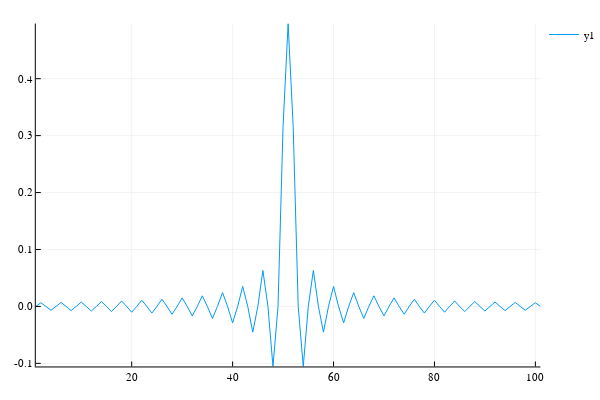

The notebook cell this image was saved under:
### Code cell
function my_sinc(x)
    if x == 0
        return 1.0
    else
        return sin(2π*x)/(2π*x)
    end
end

sinc_filter(x, β) = β*my_sinc(β*x)
sinc_21 = [sinc_filter(x-N÷2,0.25) for x in 0:N-1]

sinc_21 /= sum(sinc_21)

plot(sinc_21)

### Figure 1 — Plotly figure (JSON) as saved in the notebook; plotly's stock layout.template omitted (floating-point values rounded to 4 significant figures)
{"data": [{"colorbar": {"title": ""}, "legendgroup": "y1", "line": {"color": "rgba(0, 154, 250, 1.000)", "dash": "solid", "shape": "linear", "width": 1}, "mode": "lines", "name": "y1", "showlegend": true, "type": "scatter", "x": [1, 2, 3, 4, 5, 6, 7, 8, 9, 10, 11, 12, 13, 14, 15, 16, 17, 18, 19, 20, 21, 22, 23, 24, 25, 26, 27, 28, 29, 30, 31, 32, 33, 34, 35, 36, 37, 38, 39, 40, 41, 42, 43, 44, 45, 46, 47, 48, 49, 50, 51, 52, 53, 54, 55, 56, 57, 58, 59, 60, 61, 62, 63, 64, 65, 66, 67, 68, 69, 70, 71, 72, 73, 74, 75, 76, 77, 78, 79, 80, 81, 82, 83, 84, 85, 86, 87, 88, 89, 90, 91, 92, 93, 94, 95, 96, 97, 98, 99, 100, 101], "xaxis": "x1", "y": [-3.107e-18, 0.006455, -1.937e-17, -0.00673, 4.38e-17, 0.007029, -7.045e-17, -0.007356, -7.387e-18, 0.007715, -1.937e-17, -0.00811, 4.894e-17, 0.008549, -1.937e-17, -0.009037, -1.368e-17, 0.009585, -1.937e-17, -0.0102, 5.682e-17, 0.01091, -1.937e-17, -0.01171, -2.385e-17, 0.01265, -1.937e-17, -0.01375, 7.045e-17, 0.01506, -1.937e-17, -0.01665, 1.937e-17, 0.01861, -1.937e-17, -0.02109, 1.937e-17, 0.02433, -1.937e-17, -0.02875, 1.937e-17, 0.03514, -1.937e-17, -0.04519, 1.937e-17, 0.06326, -1.937e-17, -0.1054, 1.937e-17, 0.3163, 0.4968, 0.3163, 1.937e-17, -0.1054, -1.937e-17, 0.06326, 1.937e-17, -0.04519, -1.937e-17, 0.03514, 1.937e-17, -0.02875, -1.937e-17, 0.02433, 1.937e-17, -0.02109, -1.937e-17, 0.01861, 1.937e-17, -0.01665, -1.937e-17, 0.01506, 7.045e-17, -0.01375, -1.937e-17, 0.01265, -2.385e-17, -0.01171, -1.937e-17, 0.01091, 5.682e-17, -0.0102, -1.937e-17, 0.009585, -1.368e-17, -0.009037, -1.937e-17, 0.008549, 4.894e-17, -0.00811, -1.937e-17, 0.007715, -7.387e-18, -0.007356, -7.045e-17, 0.007029, 4.38e-17, -0.00673, -1.937e-17, 0.006455, -3.107e-18], "yaxis": "y1"}], "layout": {"annotations": [], "height": 400, "legend": {"bgcolor": "rgba(255, 255, 255, 1.000)", "bordercolor": "rgba(0, 0, 0, 1.000)", "font": {"color": "rgba(0, 0, 0, 1.000)", "family": "sans-serif", "size": 11}, "tracegroupgap": 0, "x": 1, "y": 1}, "margin": {"b": 20, "l": 0, "r": 0, "t": 20}, "paper_bgcolor": "rgba(255, 255, 255, 1.000)", "plot_bgcolor": "rgba(255, 255, 255, 1.000)", "showlegend": true, "width": 600, "xaxis": {"anchor": "y1", "domain": [0.06582, 0.9934], "gridcolor": "rgba(0, 0, 0, 0.100)", "gridwidth": 0.5, "linecolor": "rgba(0, 0, 0, 1.000)", "mirror": false, "range": [1, 101], "showgrid": true, "showline": true, "showticklabels": true, "tickangle": 0, "tickcolor": "rgb(0, 0, 0)", "tickfont": {"color": "rgba(0, 0, 0, 1.000)", "family": "sans-serif", "size": 11}, "tickmode": "array", "ticks": "inside", "ticktext": ["20", "40", "60", "80", "100"], "tickvals": [20, 40, 60, 80, 100], "title": "", "titlefont": {"color": "rgba(0, 0, 0, 1.000)", "family": "sans-serif", "size": 15}, "type": "-", "visible": true, "zeroline": false, "zerolinecolor": "rgba(0, 0, 0, 1.000)"}, "yaxis": {"anchor": "x1", "domain": [0.03762, 0.9902], "gridcolor": "rgba(0, 0, 0, 0.100)", "gridwidth": 0.5, "linecolor": "rgba(0, 0, 0, 1.000)", "mirror": false, "range": [-0.1054, 0.4968], "showgrid": true, "showline": true, "showticklabels": true, "tickangle": 0, "tickcolor": "rgb(0, 0, 0)", "tickfont": {"color": "rgba(0, 0, 0, 1.000)", "family": "sans-serif", "size": 11}, "tickmode": "array", "ticks": "inside", "ticktext": ["-0.1", "0.0", "0.1", "0.2", "0.3", "0.4"], "tickvals": [-0.1, 0, 0.1, 0.2, 0.3, 0.4], "title": "", "titlefont": {"color": "rgba(0, 0, 0, 1.000)", "family": "sans-serif", "size": 15}, "type": "-", "visible": true, "zeroline": false, "zerolinecolor": "rgba(0, 0, 0, 1.000)"}}}
